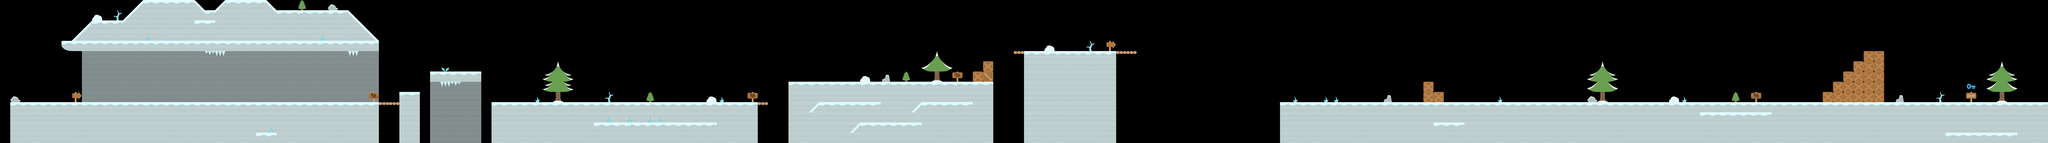

This is a level from a 2D game, rendered from its Tiled map with the project's own tilesets. A one-line summary and the map file follow, with tile-layer data summarised:
An orthogonal 200x14 tile map with 64x64 px tiles, 3 tile layers (background, groundBack, ground) and 43 objects (15x color, 7x floor, 4x spawn, 3x create, 3x deathZone, ...).

<map version="1.0" orientation="orthogonal" renderorder="right-down" width="200" height="14" tilewidth="64" tileheight="64" nextobjectid="181">
 <tileset firstgid="1" name="tileset" tilewidth="64" tileheight="64">
  <image source="tileset.png" width="832" height="640" />
 </tileset>
 <layer name="background" width="200" height="14">
  <data>[2800 cells, 208 non-empty, 6 distinct tile ids]</data>
 </layer>
 <layer name="groundBack" width="200" height="14">
  <data>[2800 cells, 263 non-empty, 28 distinct tile ids]</data>
 </layer>
 <layer name="ground" width="200" height="14">
  <data>[2800 cells, 897 non-empty, 14 distinct tile ids]</data>
 </layer>
 <objectgroup name="collision">
  <object id="7" name="floor" x="2495.58" y="576.864" width="128" height="320" />
  <object id="95" name="floor" x="63.6061" y="641.485" width="2432" height="64" />
  <object id="108" name="floor" x="2688.25" y="449.25" width="319.5" height="61.25" />
  <object id="134" name="create" x="11393.6" y="643">
   <polyline points="0,0 0.125,-65.125 64,-64.75 63.75,-129 127.875,-129 127.5,-193.125 191.5,-192.875 191.375,-256.75 255.5,-257.125 255.375,-320.625 383.5,-320.75 383.5,-0.125" />
  </object>
  <object id="137" name="floor" x="10239.8" y="641.5">
   <polyline points="-2239.83,0.219697 2562.18,-0.0606061" />
  </object>
  <object id="139" name="floor" x="3072" y="687.333">
   <polyline points="0,0 0,-45.8333 1023.81,-46.2396 1729.05,-47.0191 1727.35,-32.2635" />
  </object>
  <object id="140" name="floor" x="6400.67" y="394.333">
   <polyline points="-64.6364,-74.1818 -1,-74 575.042,-73.9583 703.25,-74.0985" />
  </object>
  <object id="143" name="floor" x="4928" y="617.333">
   <polyline points="0,0 -0.5,-103.667 1279.67,-103.667 1279.67,0.6667" />
  </object>
  <object id="145" name="create" x="6080" y="510.334">
   <polyline points="0,0 0.333333,-67 63.3333,-67.3333 63.6667,-130.667 124.667,-130.667 125.333,0" />
  </object>
  <object id="146" name="create" x="8896.33" y="641">
   <polyline points="-0.625,0.75 -0.791667,-128 63.625,-127.917 62.6667,-64 126.667,-64.3333 127.583,0.208333" />
  </object>
  <object id="160" name="roof" x="384.25" y="256.25">
   <polyline points="0,0 0.5,29.75 6.25,41.25 16.75,50 30.75,57.75 56.25,63 63.25,63.5 192.5,63.5 1983.25,63.75 1983.75,-0.75 1791.5,-193" />
  </object>
  <object id="170" name="ghostWallMontain" x="384" y="692">
   <polyline points="0,-372 1,-444 59,-438 190,-564 382,-563 520,-700 824,-700 892,-632 948,-632 1024,-696 1276,-696 1348,-632 1792,-632 1990,-432" />
  </object>
  <object id="172" name="ghostWall" x="832" y="640">
   <polyline points="0,0 0,-320" />
  </object>
  <object id="180" name="ghostWall" x="12800" y="640">
   <polyline points="0,0 0,-768 -192,-768" />
  </object>
 </objectgroup>
 <objectgroup name="items">
  <object id="38" name="spawn" x="2303.5" y="574" width="62.5" height="64.5">
   <properties>
    <property name="spawnInterval" value="5" />
    <property name="speed" value="-0.8" />
   </properties>
  </object>
  <object id="47" name="spawn" x="5952.33" y="446.333" width="62" height="66">
   <properties>
    <property name="spawnInterval" value="6.5" />
    <property name="speed" value="-0.8" />
   </properties>
  </object>
  <object id="51" name="color" x="3902" y="574.485" width="62" height="64">
   <properties>
    <property name="power" value="0.10" />
   </properties>
  </object>
  <object id="52" name="color" x="6656" y="256" width="62" height="64">
   <properties>
    <property name="power" value="0.10" />
   </properties>
  </object>
  <object id="55" name="color" x="2751.7" y="377.848" width="62" height="64">
   <properties>
    <property name="power" value="0.10" />
   </properties>
  </object>
  <object id="56" name="color" x="1088" y="576" width="62" height="64">
   <properties>
    <property name="power" value="0.05" />
   </properties>
  </object>
  <object id="82" name="color" x="1622.03" y="381.182" width="62" height="64">
   <properties>
    <property name="power" value="0.05" />
   </properties>
  </object>
  <object id="83" name="color" x="1553.37" y="380.182" width="62" height="64">
   <properties>
    <property name="power" value="0.05" />
   </properties>
  </object>
  <object id="85" name="color" x="1483" y="379.667" width="62" height="64">
   <properties>
    <property name="power" value="0.05" />
   </properties>
  </object>
  <object id="87" name="color" x="2049.33" y="386.667" width="62" height="64">
   <properties>
    <property name="power" value="0.015" />
   </properties>
  </object>
  <object id="88" name="color" x="2888.33" y="378.667" width="62" height="64">
   <properties>
    <property name="power" value="0.015" />
   </properties>
  </object>
  <object id="89" name="color" x="2820.33" y="378.667" width="62" height="64">
   <properties>
    <property name="power" value="0.05" />
   </properties>
  </object>
  <object id="90" name="color" x="11798.3" y="180.667" width="62" height="64">
   <properties>
    <property name="power" value="0.16" />
   </properties>
  </object>
  <object id="91" name="color" x="3092" y="574.667" width="62" height="64">
   <properties>
    <property name="power" value="0.10" />
   </properties>
  </object>
  <object id="92" name="color" x="5074" y="442.667" width="62" height="64">
   <properties>
    <property name="power" value="0.015" />
   </properties>
  </object>
  <object id="93" name="color" x="6689" y="192" width="62" height="64">
   <properties>
    <property name="power" value="0.020" />
   </properties>
  </object>
  <object id="94" name="color" x="6720" y="256" width="62" height="64">
   <properties>
    <property name="power" value="0.15" />
   </properties>
  </object>
  <object id="125" name="spawn" x="4671.8" y="569.772" width="62.5" height="64.5">
   <properties>
    <property name="spawnInterval" value="7" />
    <property name="speed" value="-0.8" />
   </properties>
  </object>
  <object id="135" name="spawn" x="10980.6" y="559.666" width="64" height="66.6667">
   <properties>
    <property name="graphic" value="fire" />
    <property name="ia" value="jumper" />
    <property name="interval" value="0.8" />
    <property name="spawnInterval" value="6" />
    <property name="speed" value="-1.3" />
    <property name="speedY" value="4.6" />
   </properties>
  </object>
  <object id="155" name="endLevel" x="12288" y="512" width="63.3333" height="63.3333" />
  <object id="165" name="deathZone" x="1280.5" y="321" width="126.667" height="24.3333" />
  <object id="168" name="deathZone" x="2175.83" y="320.333" width="63" height="26" />
  <object id="169" name="playerStart" x="896" y="448" width="63" height="59" />
  <object id="175" name="deathZone" x="832" y="512" width="64" height="128">
   <properties>
    <property name="killsIA" value="true" />
    <property name="killsPlayer" value="false" />
   </properties>
  </object>
  <object id="177" name="life" x="6688" y="128" width="64" height="64" />
  <object id="178" name="life" x="8832" y="576" width="64" height="64" />
  <object id="179" name="checkpoint" x="6848" y="256" width="64" height="64" />
 </objectgroup>
 <objectgroup name="platform">
  <object id="149" name="path" x="7272.45" y="211.273">
   <properties>
    <property name="fall" value="true" />
    <property name="loop" value="true" />
    <property name="respawnInterval" value="5" />
    <property name="size" value="4" />
    <property name="speed" value="0.8" />
   </properties>
   <polyline points="0.333333,46.3333 -0.242423,298.363" />
  </object>
  <object id="152" name="path" x="7542.67" y="321.333">
   <properties>
    <property name="fall" value="true" />
    <property name="loop" value="false" />
    <property name="respawnInterval" value="5" />
    <property name="size" value="3" />
    <property name="speed" value="0.8" />
   </properties>
   <polyline points="-24,1.33333 1129.82,0.727273" />
  </object>
 </objectgroup>
</map>
